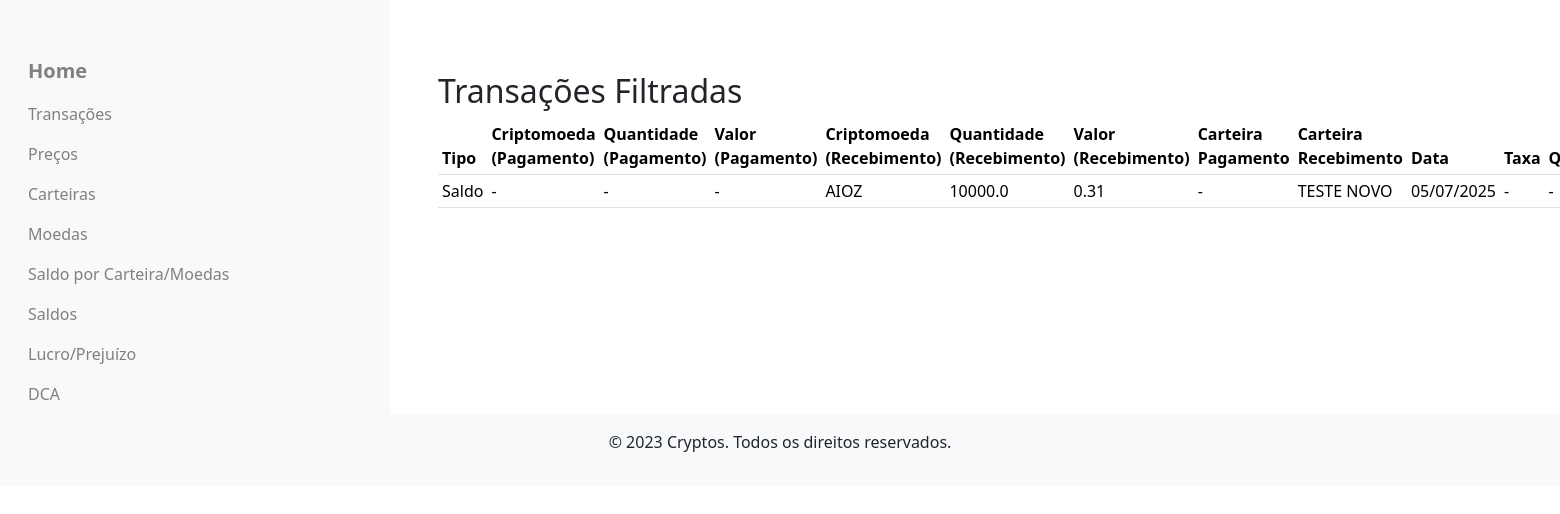
The page /filter_results (signed in) on the database as committed earlier.
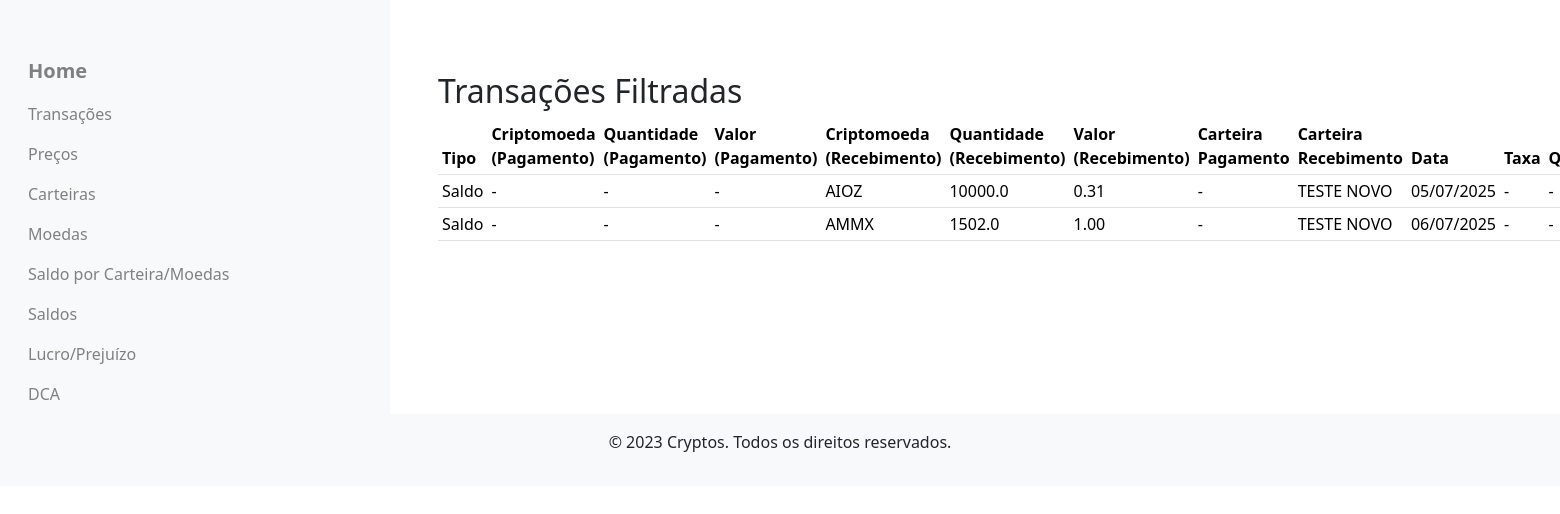
The same page on the database as committed later.
### criptoControl/models.py (models this page shows)
class Transaction(db.Model):
    __tablename__ = 'transactions'
    transactions_id = db.Column(db.Integer, primary_key=True)
    transaction_type = db.Column(db.String, nullable=False)
    transaction_date = db.Column(db.Date, nullable=False, default=datetime.now)
    payment_wallet_id = db.Column(db.Integer, db.ForeignKey('wallets.wallet_id'), nullable=True)
    payment_wallet = db.relationship('Wallet', foreign_keys=[payment_wallet_id], backref='transactions')
    receiving_wallet_id = db.Column(db.Integer, db.ForeignKey('wallets.wallet_id'), nullable=True)
    receiving_wallet = db.relationship('Wallet', foreign_keys=[receiving_wallet_id], backref='received_transactions')
    crypto_payment_id = db.Column(db.Integer, db.ForeignKey('cryptocurrencies.crypto_id'), nullable=True)
    crypto_payment = db.relationship('Cryptocurrency', foreign_keys=[crypto_payment_id])
    crypto_payment_price = db.Column(db.Float, nullable=True)
    crypto_payment_quantity = db.Column(db.Float, nullable=True)
    total_paid = db.Column(db.Float, nullable=True)
    crypto_receive_id = db.Column(db.Integer, db.ForeignKey('cryptocurrencies.crypto_id'), nullable=True)
    crypto_receive = db.relationship('Cryptocurrency', foreign_keys=[crypto_receive_id])  # Corrigido para usar crypto_receive_id
    crypto_receive_price = db.Column(db.Float, nullable=True)
    crypto_receive_quantity = db.Column(db.Float, nullable=True)
    total_received = db.Column(db.Float, nullable=True)
    crypto_fee_id = db.Column(db.Integer, db.ForeignKey('cryptocurrencies.crypto_id'), nullable=True)
    crypto_fee = db.relationship('Cryptocurrency', foreign_keys=[crypto_fee_id])
    crypto_fee_price = db.Column(db.Float, nullable=True)
    crypto_fee_quantity = db.Column(db.Float, nullable=True)
    total_fee = db.Column(db.Float, nullable=True)

class Cryptocurrency(db.Model):
    __tablename__ = 'cryptocurrencies'
    crypto_id = db.Column(db.Integer, primary_key=True)
    crypto_name = db.Column(db.String, unique=True, nullable=False)
    crypto_symbol = db.Column(db.String, unique=True, nullable=False)
    crypto_status = db.Column(db.String(1), nullable=False, default='N')
    balances = db.relationship('WalletBalance', back_populates='cryptocurrency')
    """
    Representa uma criptomoeda no sistema.

    A classe Cryptocurrency mapeia para a tabela 'cryptocurrencies' no banco de dados e contém
    informações sobre as criptomoedas, incluindo nome, símbolo e status. Também define um relacionamento
    com a tabela 'WalletBalance', permitindo acessar os saldos das criptomoedas nas carteiras dos usuários.

    Atributos:
        crypto_id (int): Identificador único da criptomoeda (chave primária).
        crypto_name (str): Nome da criptomoeda (ex: Bitcoin, Ethereum).
        crypto_symbol (str): Símbolo da criptomoeda (ex: BTC, ETH).
        crypto_status (str): Status da criptomoeda ('N' para ativa, 'I' para inativa).
        balances (list): Relacionamento de um para muitos com a tabela 'wallet_balances',
                          representando os saldos da criptomoeda nas carteiras.

    Métodos:
        __repr__(self): Retorna uma representação legível do objeto Cryptocurrency, exibindo o nome e símbolo.
    """

class Wallet(db.Model):
    __tablename__ = 'wallets'  # Corrigido aqui para 'wallets'
    wallet_id = db.Column(db.Integer, primary_key=True)
    wallet_user_id = db.Column(db.Integer, db.ForeignKey('users.user_id'), nullable=False)
    wallet_name = db.Column(db.String, nullable=False)
    wallet_network = db.Column(db.String, nullable=False)
    wallet_status = db.Column(db.String(1), nullable=False, default='N' )
    balances = db.relationship('WalletBalance', back_populates='wallet')

### criptoControl/routes/views_databases.py (the view)
@views_db_bp.route('/filter_results', methods=['GET'])
@login_required
def filter_results():
    transaction_type = request.args.get('transaction_type')
    crypto_payment_id = request.args.get('crypto_payment_id')
    crypto_receive_id = request.args.get('crypto_receive_id')
    payment_wallet_id = request.args.get('payment_wallet_id')
    receiving_wallet_id = request.args.get('receiving_wallet_id')
    transaction_date = request.args.get('transaction_date')
    crypto_fee_id = request.args.get('crypto_fee_id')
    current_user_id = current_user.user_id
    PaymentCrypto = db.aliased(Cryptocurrency, name='payment_crypto')
    ReceiveCrypto = db.aliased(Cryptocurrency, name='receive_crypto')
    FeeCrypto = db.aliased(Cryptocurrency, name='fee_crypto')
    PaymentWallet = db.aliased(Wallet, name='payment_wallet')
    ReceiveWallet = db.aliased(Wallet, name='receive_wallet')
    query = db.session.query(Transaction, PaymentWallet, PaymentCrypto, ReceiveWallet, ReceiveCrypto, FeeCrypto).join(
        PaymentWallet, Transaction.payment_wallet_id == PaymentWallet.wallet_id, isouter=True
    ).join(
        PaymentCrypto, Transaction.crypto_payment_id == PaymentCrypto.crypto_id, isouter=True
    ).join(
        ReceiveWallet, Transaction.receiving_wallet_id == ReceiveWallet.wallet_id, isouter=True
    ).join(
        ReceiveCrypto, Transaction.crypto_receive_id == ReceiveCrypto.crypto_id, isouter=True
    ).join(
        FeeCrypto, Transaction.crypto_fee_id == FeeCrypto.crypto_id, isouter=True
    ).filter(
        (PaymentWallet.wallet_user_id == current_user_id) | (ReceiveWallet.wallet_user_id == current_user_id)
    )
    conditions = []
    if transaction_type:
        conditions.append(Transaction.transaction_type == transaction_type)
    if transaction_date:
        conditions.append(Transaction.transaction_date == transaction_date)
    crypto_conditions = []
    if crypto_payment_id:
        crypto_conditions.append(Transaction.crypto_payment_id == crypto_payment_id)
    if crypto_receive_id:
        crypto_conditions.append(Transaction.crypto_receive_id == crypto_receive_id)
    if crypto_fee_id:
        crypto_conditions.append(Transaction.crypto_fee_id == crypto_fee_id)
    wallet_conditions = []
    if payment_wallet_id:
        wallet_conditions.append(Transaction.payment_wallet_id == payment_wallet_id)
    if receiving_wallet_id:
        wallet_conditions.append(Transaction.receiving_wallet_id == receiving_wallet_id)
    if crypto_conditions:
        conditions.append(or_(*crypto_conditions))
    if wallet_conditions:
        conditions.append(or_(*wallet_conditions))
    if conditions:
        query = query.filter(and_(*conditions))
    transacoes_filtradas = query.all()
    return render_template('views_databases/transacoes_filtradas.html', transacoes=transacoes_filtradas)

### criptoControl/__init__.py (called while the page is built)
@login_manager.user_loader
def load_user(user_id):
    from criptoControl.models import User
    return User.query.get(int(user_id))

### criptoControl/templates/views_databases/transacoes_filtradas.html (shortened to what this page needs)
{% extends 'index.html' %}
{% block body %}
<div class="container m-4">
  <h2>Transações Filtradas</h2>
  <table class="table table-sm mb-2">
    <thead>
      <tr>
        <th>Tipo</th>
        <th>Criptomoeda (Pagamento)</th>
        <th>Quantidade (Pagamento)</th>
        <th>Valor (Pagamento)</th>
        <th>Criptomoeda (Recebimento)</th>
        <th>Quantidade (Recebimento)</th>
        <th>Valor (Recebimento)</th>
        <th>Carteira Pagamento</th>
        <th>Carteira Recebimento</th>
        <th>Data</th>
        <th>Taxa</th>
        <th>Quantidade(Tx)</th>
      </tr>
    </thead>
    <tbody>
      {% for transacao, pagamento_wallet, pagamento_crypto, recebimento_wallet, recebimento_crypto, fee_crypto in transacoes %}
      <tr>
        <td>{{ transacao.transaction_type }}</td>
        <td>{{ pagamento_crypto.crypto_symbol if pagamento_crypto else '-' }}</td>
        <td>{{ transacao.crypto_payment_quantity if transacao.crypto_payment_quantity is not none else '-' }}</td>
        <td>{{ "%.2f" | format(transacao.crypto_payment_price) if transacao.crypto_payment_price is not none else '-' }}</td>
        <td>{{ recebimento_crypto.crypto_symbol if recebimento_crypto else '-' }}</td>
        <td>{{ transacao.crypto_receive_quantity if transacao.crypto_receive_quantity is not none else '-' }}</td>
        <td>{{ "%.2f" | format(transacao.crypto_receive_price) if transacao.crypto_receive_price is not none else '-' }}</td>
        <td>{{ pagamento_wallet.wallet_name if pagamento_wallet else '-' }}</td>
        <td>{{ recebimento_wallet.wallet_name if recebimento_wallet else '-' }}</td>
        <td>{{ transacao.transaction_date.strftime('%d/%m/%Y') if transacao.transaction_date else '-' }}</td>
        <td>{{ transacao.crypto_fee.crypto_symbol if transacao.crypto_fee and transacao.crypto_fee.crypto_symbol is not none else '-' }}</td>
        <td>{{ transacao.crypto_fee_quantity if transacao.crypto_fee_quantity is not none else '-' }}</td>
      </tr>
      {% endfor %}
    </tbody>
  </table>
</div>
{% endblock %}

Rows that differ between the two databases and show on the page:
added Transaction: crypto_symbol "-", crypto_payment_price "-", crypto_symbol "AMMX", crypto_receive_price "1.00", wallet_name "-", wallet_name "TESTE NOVO"
